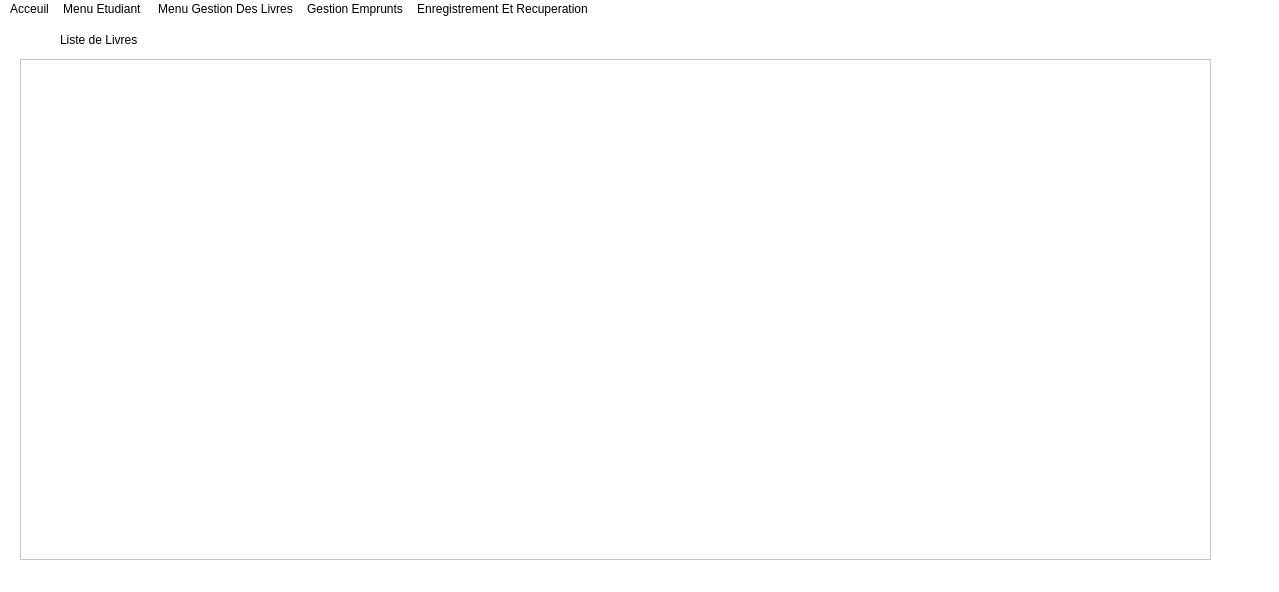
<?xml version="1.0" encoding="UTF-8"?>
<ui version="4.0">
 <class>MainWindow</class>
 <widget class="QMainWindow" name="MainWindow">
  <property name="geometry">
   <rect>
    <x>0</x>
    <y>0</y>
    <width>1279</width>
    <height>592</height>
   </rect>
  </property>
  <property name="windowTitle">
   <string>MainWindow</string>
  </property>
  <property name="styleSheet">
   <string notr="true">color :rgb(0, 0, 0);
font: 87 9pt &quot;Neue Haas Grotesk Text Pro Blac&quot;;
background-color:rgb(255, 255, 255);


</string>
  </property>
  <widget class="QWidget" name="centralwidget">
   <widget class="QTableWidget" name="tableWidget">
    <property name="geometry">
     <rect>
      <x>20</x>
      <y>40</y>
      <width>1191</width>
      <height>501</height>
     </rect>
    </property>
   </widget>
   <widget class="QLabel" name="label">
    <property name="geometry">
     <rect>
      <x>60</x>
      <y>10</y>
      <width>131</width>
      <height>21</height>
     </rect>
    </property>
    <property name="text">
     <string>Liste de Livres</string>
    </property>
   </widget>
  </widget>
  <widget class="QMenuBar" name="menubar">
   <property name="geometry">
    <rect>
     <x>0</x>
     <y>0</y>
     <width>1279</width>
     <height>25</height>
    </rect>
   </property>
   <widget class="QMenu" name="menuAcceuil">
    <property name="title">
     <string>Acceuil</string>
    </property>
   </widget>
   <widget class="QMenu" name="menuMenu_Etudiant">
    <property name="title">
     <string>Menu Etudiant </string>
    </property>
    <widget class="QMenu" name="menuMise_a_jour_Etudiant">
     <property name="title">
      <string>Mise a jour Etudiant</string>
     </property>
     <addaction name="actionAjouter_Etudiant"/>
     <addaction name="separator"/>
     <addaction name="actionSupprimer_Etudiant"/>
     <addaction name="separator"/>
     <addaction name="actionModifier_Etudiant"/>
    </widget>
    <widget class="QMenu" name="menuRecherche_et_Affichage">
     <property name="title">
      <string>Recherche et Affichage</string>
     </property>
     <addaction name="actionContenue_du_dictionnaire_Etudiant"/>
     <addaction name="separator"/>
     <addaction name="actionRecherche_par_numero_inscription"/>
    </widget>
    <addaction name="menuMise_a_jour_Etudiant"/>
    <addaction name="separator"/>
    <addaction name="menuRecherche_et_Affichage"/>
   </widget>
   <widget class="QMenu" name="menuMenu_Gestion_Des_Livres">
    <property name="title">
     <string>Menu Gestion Des Livres</string>
    </property>
    <widget class="QMenu" name="menuMise_a_jour">
     <property name="title">
      <string>Mise a jour</string>
     </property>
     <addaction name="actionAjouter_un_nouvel_Livre"/>
     <addaction name="actionSupprimer"/>
     <addaction name="actionModifier_nombre_d_exemplaires_d_un_Livre"/>
    </widget>
    <widget class="QMenu" name="menuRecherche_et_Affichage_2">
     <property name="title">
      <string>Recherche et Affichage</string>
     </property>
     <addaction name="actionContenue_du_dictionnaire_livre"/>
     <addaction name="actionRecherche_par_Referance"/>
    </widget>
    <addaction name="menuMise_a_jour"/>
    <addaction name="menuRecherche_et_Affichage_2"/>
   </widget>
   <widget class="QMenu" name="menuGestion_Emprunts">
    <property name="title">
     <string>Gestion Emprunts</string>
    </property>
    <widget class="QMenu" name="menuMise_a_jour_2">
     <property name="title">
      <string>Mise a jour</string>
     </property>
     <widget class="QMenu" name="menuModifier_Emprunt">
      <property name="title">
       <string>Modifier Emprunt</string>
      </property>
     </widget>
     <addaction name="actionAjouter_un_nouvel_emprunt"/>
     <addaction name="actionRetour_d_un_emprunt"/>
     <addaction name="actionSupprimer_d_un_emprunt"/>
     <addaction name="menuModifier_Emprunt"/>
    </widget>
    <widget class="QMenu" name="menuRecherche_Affichage">
     <property name="title">
      <string>Recherche ,Affichage</string>
     </property>
     <addaction name="actionContenu_du_dictionnaire_emprunt"/>
     <addaction name="actionRecherche_emprunt_par_livre"/>
    </widget>
    <addaction name="menuMise_a_jour_2"/>
    <addaction name="menuRecherche_Affichage"/>
   </widget>
   <widget class="QMenu" name="menuRecuperation">
    <property name="title">
     <string>Enregistrement Et Recuperation</string>
    </property>
    <addaction name="actionRecuperation_des_donnee"/>
    <addaction name="actionEnregistrer_Ficher_Livres"/>
    <addaction name="actionEnregistrer_Ficher_Emprunt"/>
    <addaction name="separator"/>
    <addaction name="actionRecuperer_Ficher_Etudiant"/>
    <addaction name="actionRecuperer_Ficher_Livres"/>
    <addaction name="actionRecuperer_Ficher_Emprunt"/>
   </widget>
   <addaction name="menuAcceuil"/>
   <addaction name="menuMenu_Etudiant"/>
   <addaction name="menuMenu_Gestion_Des_Livres"/>
   <addaction name="menuGestion_Emprunts"/>
   <addaction name="menuRecuperation"/>
  </widget>
  <widget class="QStatusBar" name="statusbar"/>
  <action name="actionAjouter_Etudiant">
   <property name="checkable">
    <bool>false</bool>
   </property>
   <property name="text">
    <string>Ajouter Etudiant</string>
   </property>
  </action>
  <action name="actionEtudiant_Donnee">
   <property name="text">
    <string>Etudiant Donnee</string>
   </property>
  </action>
  <action name="actionUne_Section_Donnee">
   <property name="text">
    <string>Une Section Donnee</string>
   </property>
  </action>
  <action name="actionUn_Niveau_Donnee">
   <property name="text">
    <string>Un Niveau Donnee</string>
   </property>
  </action>
  <action name="actionSection_et_Niveau">
   <property name="text">
    <string>Section et Niveau</string>
   </property>
  </action>
  <action name="actionTel">
   <property name="text">
    <string>Tel</string>
   </property>
  </action>
  <action name="actionMail">
   <property name="text">
    <string>Mail</string>
   </property>
  </action>
  <action name="actionAdresse">
   <property name="text">
    <string>Adresse</string>
   </property>
  </action>
  <action name="actionContenue_du_dictionnaire_Etudiant">
   <property name="text">
    <string>Afficher les Etudiants</string>
   </property>
  </action>
  <action name="actionRecherche_par_numero_inscription">
   <property name="text">
    <string>Recherche</string>
   </property>
  </action>
  <action name="actionRecherche_par_section">
   <property name="text">
    <string>Recherche par section</string>
   </property>
  </action>
  <action name="actionRecherche_par_section_et_Niveau">
   <property name="text">
    <string>Recherche par section et Niveau </string>
   </property>
  </action>
  <action name="actionRecherche_par_Niveau">
   <property name="text">
    <string>Recherche par Niveau</string>
   </property>
  </action>
  <action name="actionAjouter_un_nouvel_Livre">
   <property name="text">
    <string>Ajouter un nouvel Livre</string>
   </property>
  </action>
  <action name="actionModifier_nombre_d_exemplaires_d_un_Livre">
   <property name="text">
    <string>Modifier nombre d exemplaires d un Livre</string>
   </property>
  </action>
  <action name="actionLivre_donnee">
   <property name="text">
    <string>Livre donnee</string>
   </property>
  </action>
  <action name="actionLivres_d_un_auteur">
   <property name="text">
    <string>Livres d un auteur</string>
   </property>
  </action>
  <action name="actionLivres_d_une_annee_donnee">
   <property name="text">
    <string>Livres d une annee donnee</string>
   </property>
  </action>
  <action name="actionContenue_du_dictionnaire_livre">
   <property name="text">
    <string>Contenue du dictionnaire livre</string>
   </property>
  </action>
  <action name="actionRecherche_par_Referance">
   <property name="text">
    <string>Recherche</string>
   </property>
  </action>
  <action name="actionRecherche_par_titre">
   <property name="text">
    <string>Recherche par titre</string>
   </property>
  </action>
  <action name="actionRecherche_par_annee_edition_donne">
   <property name="text">
    <string>Recherche par annee edition donne</string>
   </property>
  </action>
  <action name="actionRecherche_et_Affichage_des_livres_par_ordre_alphabetique">
   <property name="text">
    <string>Recherche et Affichage des livres par ordre alphabetique</string>
   </property>
  </action>
  <action name="actionAjouter_un_nouvel_emprunt">
   <property name="text">
    <string>Ajouter un nouvel emprunt</string>
   </property>
  </action>
  <action name="actionRetour_d_un_emprunt">
   <property name="text">
    <string>Retour d un emprunt</string>
   </property>
  </action>
  <action name="actionSupprimer_d_un_emprunt">
   <property name="text">
    <string>Supprimer d un emprunt</string>
   </property>
  </action>
  <action name="actionDate_emprunt">
   <property name="text">
    <string>Date emprunt</string>
   </property>
  </action>
  <action name="actionDate_Retour">
   <property name="text">
    <string>Date Retour</string>
   </property>
  </action>
  <action name="actionContenu_du_dictionnaire_emprunt">
   <property name="text">
    <string>Contenu du dictionnaire emprunt</string>
   </property>
  </action>
  <action name="actionRecherche_emprunt_par_livre">
   <property name="text">
    <string>Recherche emprunt </string>
   </property>
  </action>
  <action name="actionRecherche_emprunt_par_etudiant">
   <property name="text">
    <string>Recherche emprunt par etudiant</string>
   </property>
  </action>
  <action name="actionRecherche_livres_empruntee_a_une_date_donnee">
   <property name="text">
    <string>Recherche livres empruntee a une date donnee</string>
   </property>
  </action>
  <action name="actionRecherche_livres_retournee_a_une_date_donne">
   <property name="text">
    <string>Recherche livres retournee a une date donne</string>
   </property>
  </action>
  <action name="actionRecherche_livres_empruntee_entre_2_dates_donnee">
   <property name="text">
    <string>Recherche livres empruntee entre 2 dates donnee</string>
   </property>
  </action>
  <action name="actionRecherche_livres_retournee_entre_2_date_donne">
   <property name="text">
    <string>Recherche livres retournee entre 2 date donne</string>
   </property>
  </action>
  <action name="actionSupprimer_Etudiant">
   <property name="text">
    <string>Supprimer Etudiant</string>
   </property>
  </action>
  <action name="actionModifier_Etudiant">
   <property name="text">
    <string>Modifier Etudiant</string>
   </property>
  </action>
  <action name="actionMenu_Acceuil">
   <property name="text">
    <string>Menu Acceuil</string>
   </property>
  </action>
  <action name="actionRecuperation_des_donnee">
   <property name="text">
    <string>Recuperer les donnee</string>
   </property>
  </action>
  <action name="actionEnregistrer_Ficher_Livres">
   <property name="text">
    <string>Enregistrer Ficher Livres</string>
   </property>
  </action>
  <action name="actionEnregistrer_Ficher_Emprunt">
   <property name="text">
    <string>Enregistrer Ficher Emprunt</string>
   </property>
  </action>
  <action name="actionRecuperer_Ficher_Etudiant">
   <property name="text">
    <string>Recuperer Ficher Etudiant</string>
   </property>
  </action>
  <action name="actionRecuperer_Ficher_Livres">
   <property name="text">
    <string>Recuperer Ficher Livres</string>
   </property>
  </action>
  <action name="actionRecuperer_Ficher_Emprunt">
   <property name="text">
    <string>Recuperer Ficher Emprunt</string>
   </property>
  </action>
  <action name="actionSupprimer">
   <property name="text">
    <string>Supprimer</string>
   </property>
  </action>
 </widget>
 <resources/>
 <connections/>
</ui>
